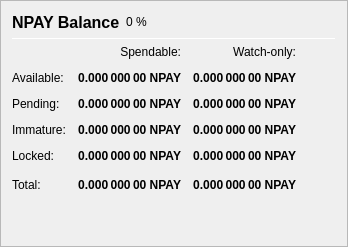
                   <widget class="QFrame" name="frame_Balances">
                    <property name="frameShape">
                     <enum>QFrame::StyledPanel</enum>
                    </property>
                    <property name="frameShadow">
                     <enum>QFrame::Raised</enum>
                    </property>
                    <layout class="QVBoxLayout" name="verticalLayout_4">
                     <item>
                      <layout class="QHBoxLayout" name="horizontalLayout_4">
                       <item>
                        <widget class="QLabel" name="label_5">
                         <property name="minimumSize">
                          <size>
                           <width>0</width>
                           <height>20</height>
                          </size>
                         </property>
                         <property name="font">
                          <font>
                           <pointsize>12</pointsize>
                           <weight>75</weight>
                           <bold>true</bold>
                          </font>
                         </property>
                         <property name="text">
                          <string>NPAY Balance</string>
                         </property>
                        </widget>
                       </item>
                       <item>
                        <widget class="QLabel" name="labelNPAYPercent">
                         <property name="text">
                          <string notr="true">0 %</string>
                         </property>
                        </widget>
                       </item>
                       <item>
                        <spacer name="horizontalSpacer_3">
                         <property name="orientation">
                          <enum>Qt::Horizontal</enum>
                         </property>
                         <property name="sizeHint" stdset="0">
                          <size>
                           <width>40</width>
                           <height>20</height>
                          </size>
                         </property>
                        </spacer>
                       </item>
                      </layout>
                     </item>
                     <item>
                      <widget class="Line" name="line_Balance">
                       <property name="minimumSize">
                        <size>
                         <width>0</width>
                         <height>1</height>
                        </size>
                       </property>
                       <property name="maximumSize">
                        <size>
                         <width>16777215</width>
                         <height>1</height>
                        </size>
                       </property>
                       <property name="orientation">
                        <enum>Qt::Horizontal</enum>
                       </property>
                      </widget>
                     </item>
                     <item>
                      <layout class="QGridLayout" name="gridLayout">
                       <property name="spacing">
                        <number>12</number>
                       </property>
                       <item row="0" column="1">
                        <widget class="QLabel" name="labelSpendable">
                         <property name="text">
                          <string>Spendable:</string>
                         </property>
                         <property name="alignment">
                          <set>Qt::AlignRight|Qt::AlignTrailing|Qt::AlignVCenter</set>
                         </property>
                        </widget>
                       </item>
                       <item row="0" column="2">
                        <widget class="QLabel" name="labelWatchonly">
                         <property name="text">
                          <string>Watch-only:</string>
                         </property>
                         <property name="alignment">
                          <set>Qt::AlignRight|Qt::AlignTrailing|Qt::AlignVCenter</set>
                         </property>
                        </widget>
                       </item>
                       <item row="1" column="0">
                        <widget class="QLabel" name="labelBalanceText">
                         <property name="text">
                          <string>Available:</string>
                         </property>
                        </widget>
                       </item>
                       <item row="1" column="1">
                        <widget class="QLabel" name="labelBalance">
                         <property name="font">
                          <font>
                           <weight>75</weight>
                           <bold>true</bold>
                          </font>
                         </property>
                         <property name="cursor">
                          <cursorShape>IBeamCursor</cursorShape>
                         </property>
                         <property name="toolTip">
                          <string>Your current spendable balance</string>
                         </property>
                         <property name="text">
                          <string notr="true">0.000 000 00 NPAY</string>
                         </property>
                         <property name="alignment">
                          <set>Qt::AlignRight|Qt::AlignTrailing|Qt::AlignVCenter</set>
                         </property>
                         <property name="textInteractionFlags">
                          <set>Qt::LinksAccessibleByMouse|Qt::TextSelectableByKeyboard|Qt::TextSelectableByMouse</set>
                         </property>
                        </widget>
                       </item>
                       <item row="1" column="2">
                        <widget class="QLabel" name="labelWatchAvailable">
                         <property name="font">
                          <font>
                           <weight>75</weight>
                           <bold>true</bold>
                          </font>
                         </property>
                         <property name="cursor">
                          <cursorShape>IBeamCursor</cursorShape>
                         </property>
                         <property name="toolTip">
                          <string>Your current balance in watch-only addresses</string>
                         </property>
                         <property name="text">
                          <string notr="true">0.000 000 00 NPAY</string>
                         </property>
                         <property name="alignment">
                          <set>Qt::AlignRight|Qt::AlignTrailing|Qt::AlignVCenter</set>
                         </property>
                         <property name="textInteractionFlags">
                          <set>Qt::LinksAccessibleByMouse|Qt::TextSelectableByKeyboard|Qt::TextSelectableByMouse</set>
                         </property>
                        </widget>
                       </item>
                       <item row="2" column="0">
                        <widget class="QLabel" name="labelPendingText">
                         <property name="text">
                          <string>Pending:</string>
                         </property>
                        </widget>
                       </item>
                       <item row="2" column="1">
                        <widget class="QLabel" name="labelUnconfirmed">
                         <property name="font">
                          <font>
                           <weight>75</weight>
                           <bold>true</bold>
                          </font>
                         </property>
                         <property name="cursor">
                          <cursorShape>IBeamCursor</cursorShape>
                         </property>
                         <property name="toolTip">
                          <string>Total of transactions that have yet to be confirmed, and do not yet count toward the spendable balance</string>
                         </property>
                         <property name="text">
                          <string notr="true">0.000 000 00 NPAY</string>
                         </property>
                         <property name="alignment">
                          <set>Qt::AlignRight|Qt::AlignTrailing|Qt::AlignVCenter</set>
                         </property>
                         <property name="textInteractionFlags">
                          <set>Qt::LinksAccessibleByMouse|Qt::TextSelectableByKeyboard|Qt::TextSelectableByMouse</set>
                         </property>
                        </widget>
                       </item>
                       <item row="2" column="2">
                        <widget class="QLabel" name="labelWatchPending">
                         <property name="font">
                          <font>
                           <weight>75</weight>
                           <bold>true</bold>
                          </font>
                         </property>
                         <property name="cursor">
                          <cursorShape>IBeamCursor</cursorShape>
                         </property>
                         <property name="toolTip">
                          <string>Unconfirmed transactions to watch-only addresses</string>
                         </property>
                         <property name="text">
                          <string notr="true">0.000 000 00 NPAY</string>
                         </property>
                         <property name="alignment">
                          <set>Qt::AlignRight|Qt::AlignTrailing|Qt::AlignVCenter</set>
                         </property>
                         <property name="textInteractionFlags">
                          <set>Qt::LinksAccessibleByMouse|Qt::TextSelectableByKeyboard|Qt::TextSelectableByMouse</set>
                         </property>
                        </widget>
                       </item>
                       <item row="3" column="0">
                        <widget class="QLabel" name="labelImmatureText">
                         <property name="text">
                          <string>Immature:</string>
                         </property>
                        </widget>
                       </item>
                       <item row="3" column="1">
                        <widget class="QLabel" name="labelImmature">
                         <property name="font">
                          <font>
                           <weight>75</weight>
                           <bold>true</bold>
                          </font>
                         </property>
                         <property name="cursor">
                          <cursorShape>IBeamCursor</cursorShape>
                         </property>
                         <property name="toolTip">
                          <string>Staked or masternode rewards that has not yet matured</string>
                         </property>
                         <property name="text">
                          <string notr="true">0.000 000 00 NPAY</string>
                         </property>
                         <property name="alignment">
                          <set>Qt::AlignRight|Qt::AlignTrailing|Qt::AlignVCenter</set>
                         </property>
                         <property name="textInteractionFlags">
                          <set>Qt::LinksAccessibleByMouse|Qt::TextSelectableByKeyboard|Qt::TextSelectableByMouse</set>
                         </property>
                        </widget>
                       </item>
                       <item row="3" column="2">
                        <widget class="QLabel" name="labelWatchImmature">
                         <property name="font">
                          <font>
                           <weight>75</weight>
                           <bold>true</bold>
                          </font>
                         </property>
                         <property name="cursor">
                          <cursorShape>IBeamCursor</cursorShape>
                         </property>
                         <property name="toolTip">
                          <string>Staked or masternode rewards in watch-only addresses that has not yet matured</string>
                         </property>
                         <property name="text">
                          <string notr="true">0.000 000 00 NPAY</string>
                         </property>
                         <property name="alignment">
                          <set>Qt::AlignRight|Qt::AlignTrailing|Qt::AlignVCenter</set>
                         </property>
                         <property name="textInteractionFlags">
                          <set>Qt::LinksAccessibleByMouse|Qt::TextSelectableByKeyboard|Qt::TextSelectableByMouse</set>
                         </property>
                        </widget>
                       </item>
                       <item row="4" column="0">
                        <widget class="QLabel" name="labelLockedBalanceText">
                         <property name="toolTip">
                          <string>Locked NPAY or Masternode collaterals. These are excluded from zNPAY minting.</string>
                         </property>
                         <property name="text">
                          <string>Locked:</string>
                         </property>
                        </widget>
                       </item>
                       <item row="4" column="1">
                        <widget class="QLabel" name="labelLockedBalance">
                         <property name="font">
                          <font>
                           <weight>75</weight>
                           <bold>true</bold>
                          </font>
                         </property>
                         <property name="cursor">
                          <cursorShape>IBeamCursor</cursorShape>
                         </property>
                         <property name="toolTip">
                          <string>Locked NPAY or Masternode collaterals. These are excluded from zNPAY minting.</string>
                         </property>
                         <property name="text">
                          <string notr="true">0.000 000 00 NPAY</string>
                         </property>
                         <property name="alignment">
                          <set>Qt::AlignRight|Qt::AlignTrailing|Qt::AlignVCenter</set>
                         </property>
                         <property name="textInteractionFlags">
                          <set>Qt::LinksAccessibleByMouse|Qt::TextSelectableByKeyboard|Qt::TextSelectableByMouse</set>
                         </property>
                        </widget>
                       </item>
                       <item row="4" column="2">
                        <widget class="QLabel" name="labelWatchLocked">
                         <property name="font">
                          <font>
                           <weight>75</weight>
                           <bold>true</bold>
                          </font>
                         </property>
                         <property name="cursor">
                          <cursorShape>IBeamCursor</cursorShape>
                         </property>
                         <property name="toolTip">
                          <string>Current locked balance in watch-only addresses</string>
                         </property>
                         <property name="text">
                          <string notr="true">0.000 000 00 NPAY</string>
                         </property>
                         <property name="alignment">
                          <set>Qt::AlignRight|Qt::AlignTrailing|Qt::AlignVCenter</set>
                         </property>
                         <property name="textInteractionFlags">
                          <set>Qt::LinksAccessibleByMouse|Qt::TextSelectableByKeyboard|Qt::TextSelectableByMouse</set>
                         </property>
                        </widget>
                       </item>
                       <item row="5" column="0">
                        <widget class="QLabel" name="labelTotalText">
                         <property name="toolTip">
                          <string>Your current NPAYNETWORK balance, unconfirmed and immature transactions included</string>
                         </property>
                         <property name="text">
                          <string>Total:</string>
                         </property>
                        </widget>
                       </item>
                       <item row="5" column="1">
                        <widget class="QLabel" name="labelTotal">
                         <property name="font">
                          <font>
                           <weight>75</weight>
                           <bold>true</bold>
                          </font>
                         </property>
                         <property name="cursor">
                          <cursorShape>IBeamCursor</cursorShape>
                         </property>
                         <property name="toolTip">
                          <string>Your current NPAYNETWORK balance, unconfirmed and immature transactions included</string>
                         </property>
                         <property name="text">
                          <string notr="true">0.000 000 00 NPAY</string>
                         </property>
                         <property name="alignment">
                          <set>Qt::AlignRight|Qt::AlignTrailing|Qt::AlignVCenter</set>
                         </property>
                         <property name="textInteractionFlags">
                          <set>Qt::LinksAccessibleByMouse|Qt::TextSelectableByKeyboard|Qt::TextSelectableByMouse</set>
                         </property>
                        </widget>
                       </item>
                       <item row="5" column="2">
                        <widget class="QLabel" name="labelWatchTotal">
                         <property name="font">
                          <font>
                           <weight>75</weight>
                           <bold>true</bold>
                          </font>
                         </property>
                         <property name="cursor">
                          <cursorShape>IBeamCursor</cursorShape>
                         </property>
                         <property name="toolTip">
                          <string>Current total balance in watch-only addresses</string>
                         </property>
                         <property name="text">
                          <string notr="true">0.000 000 00 NPAY</string>
                         </property>
                         <property name="alignment">
                          <set>Qt::AlignRight|Qt::AlignTrailing|Qt::AlignVCenter</set>
                         </property>
                         <property name="textInteractionFlags">
                          <set>Qt::LinksAccessibleByMouse|Qt::TextSelectableByKeyboard|Qt::TextSelectableByMouse</set>
                         </property>
                        </widget>
                       </item>
                       <item row="5" column="3">
                        <spacer name="horizontalSpacer_9">
                         <property name="orientation">
                          <enum>Qt::Horizontal</enum>
                         </property>
                         <property name="sizeHint" stdset="0">
                          <size>
                           <width>40</width>
                           <height>20</height>
                          </size>
                         </property>
                        </spacer>
                       </item>
                      </layout>
                     </item>
                     <item>
                      <spacer name="verticalSpacer_3">
                       <property name="orientation">
                        <enum>Qt::Vertical</enum>
                       </property>
                       <property name="sizeHint" stdset="0">
                        <size>
                         <width>20</width>
                         <height>40</height>
                        </size>
                       </property>
                      </spacer>
                     </item>
                    </layout>
                   </widget>
